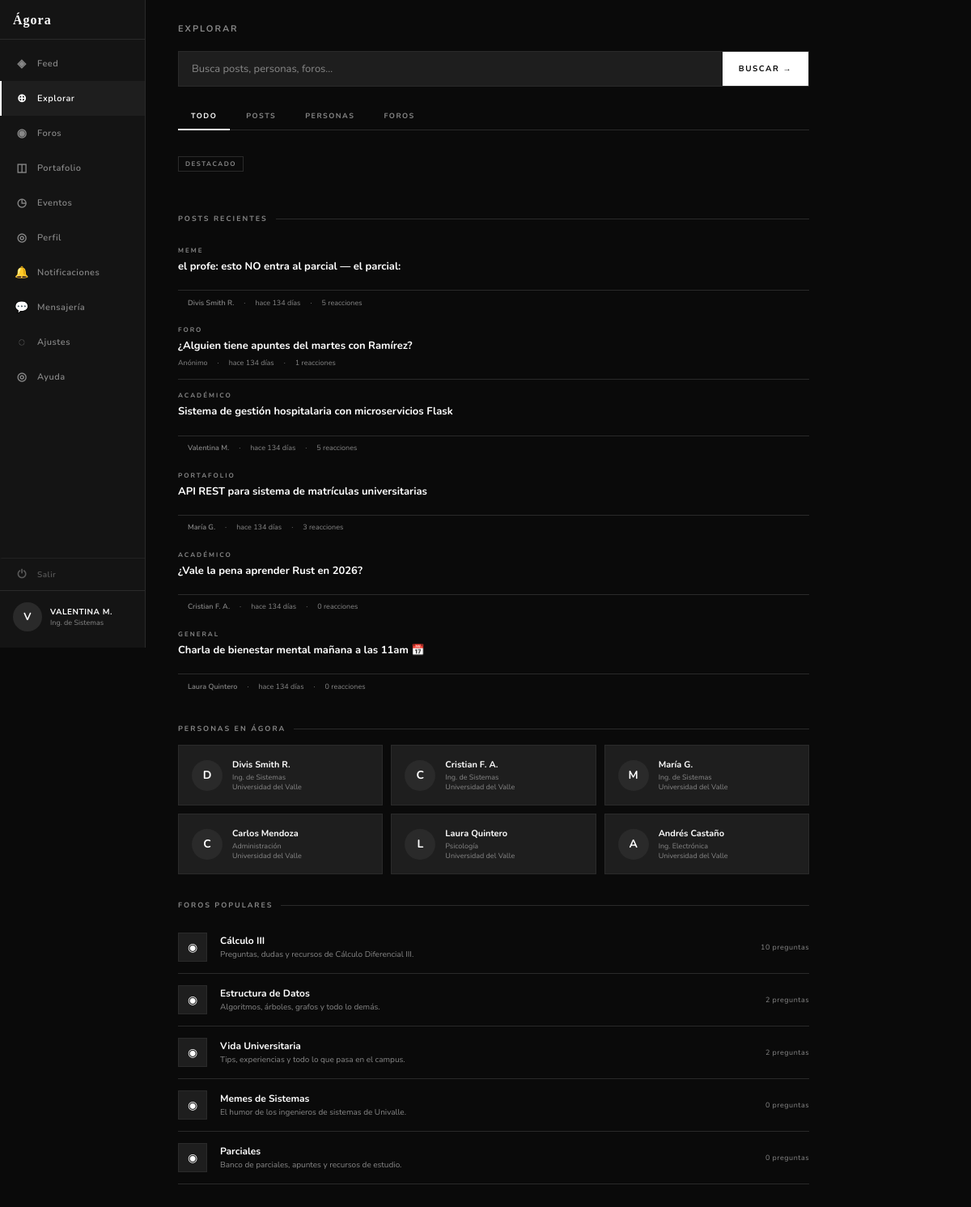
Screenshot of /explorar (signed in) with the database file from the repository.
### tables this page shows
CREATE TABLE usuarios (
    id           INTEGER PRIMARY KEY AUTOINCREMENT,
    nombre       TEXT    NOT NULL,
    correo       TEXT    NOT NULL UNIQUE,
    password     TEXT    NOT NULL,
    carrera      TEXT,
    universidad  TEXT,
    semestre     INTEGER,
    bio          TEXT,
    avatar_url   TEXT,
    rol          TEXT    NOT NULL DEFAULT 'estudiante',
                         -- 'estudiante' | 'moderador' | 'admin'
    verificado   INTEGER NOT NULL DEFAULT 0,   -- 1 = verificado
    activo       INTEGER NOT NULL DEFAULT 1,   -- 0 = suspendido/baneado
    creado_en    DATETIME DEFAULT CURRENT_TIMESTAMP
);

CREATE TABLE publicaciones (
    id           INTEGER PRIMARY KEY AUTOINCREMENT,
    autor_id     INTEGER NOT NULL REFERENCES usuarios(id) ON DELETE CASCADE,
    titulo       TEXT    NOT NULL,
    contenido    TEXT    NOT NULL,
    categoria    TEXT    NOT NULL DEFAULT 'general',
                         -- 'academico' | 'meme' | 'foro' | 'portafolio' | 'general'
    hashtags     TEXT,   -- guardados como JSON: ["#ia","#python"]
    imagen_url   TEXT,
    visibilidad  TEXT    NOT NULL DEFAULT 'todos',
                         -- 'todos' | 'seguidores' | 'carrera'
    estado       TEXT    NOT NULL DEFAULT 'publicado',
                         -- 'publicado' | 'borrador' | 'eliminado' | 'pendiente'
    es_anonimo   INTEGER NOT NULL DEFAULT 0,
    creado_en    DATETIME DEFAULT CURRENT_TIMESTAMP,
    editado_en   DATETIME
);

CREATE TABLE foros (
    id           INTEGER PRIMARY KEY AUTOINCREMENT,
    nombre       TEXT    NOT NULL UNIQUE,
    descripcion  TEXT,
    categoria    TEXT,   -- 'matematicas' | 'sistemas' | 'campus' | etc.
    creado_por   INTEGER REFERENCES usuarios(id),
    creado_en    DATETIME DEFAULT CURRENT_TIMESTAMP
);

### app.py (the view)
@app.route('/explorar')
@login_required
def explorar():
    q    = request.args.get('q', '').strip()
    tipo = request.args.get('tipo', 'todo')
    if tipo not in ('todo', 'posts', 'personas', 'foros'):
        tipo = 'todo'
    posts = []; personas = []; foros = []
    conn = get_db()
    cur  = conn.cursor()
    if q:
        termino = f'%{q}%'
        if tipo in ('todo', 'posts'):
            cur.execute("""
                SELECT p.id, p.titulo, p.contenido, p.categoria, p.es_anonimo, p.creado_en,
                       u.nombre AS autor_nombre,
                       (SELECT COUNT(*) FROM reacciones_publicacion r WHERE r.publicacion_id = p.id) AS total_reacciones,
                       (SELECT COUNT(*) FROM comentarios c WHERE c.publicacion_id = p.id) AS total_comentarios
                FROM publicaciones p JOIN usuarios u ON u.id = p.autor_id
                WHERE p.estado = 'publicado' AND (p.titulo LIKE ? OR p.contenido LIKE ?)
                ORDER BY p.creado_en DESC LIMIT 20
            """, (termino, termino))
            for f in cur.fetchall():
                d = dict(f); d['tiempo_relativo'] = tiempo_relativo(d['creado_en']); posts.append(d)
        if tipo in ('todo', 'personas'):
            cur.execute("""
                SELECT id, nombre, carrera, universidad FROM usuarios
                WHERE activo = 1 AND (nombre LIKE ? OR carrera LIKE ? OR universidad LIKE ?)
                ORDER BY nombre ASC LIMIT 20
            """, (termino, termino, termino))
            personas = [dict(r) for r in cur.fetchall()]
        if tipo in ('todo', 'foros'):
            cur.execute("""
                SELECT f.id, f.nombre, f.descripcion, f.categoria,
                       (SELECT COUNT(*) FROM preguntas_foro pf WHERE pf.foro_id = f.id) AS total_preguntas
                FROM foros f WHERE f.nombre LIKE ? OR f.descripcion LIKE ?
                ORDER BY total_preguntas DESC LIMIT 20
            """, (termino, termino))
            foros = [dict(r) for r in cur.fetchall()]
    else:
        cur.execute("""
            SELECT p.id, p.titulo, p.categoria, p.es_anonimo, p.creado_en,
                   u.nombre AS autor_nombre,
                   (SELECT COUNT(*) FROM reacciones_publicacion r WHERE r.publicacion_id = p.id) AS total_reacciones,
                   (SELECT COUNT(*) FROM comentarios c WHERE c.publicacion_id = p.id) AS total_comentarios
            FROM publicaciones p JOIN usuarios u ON u.id = p.autor_id
            WHERE p.estado = 'publicado' ORDER BY p.creado_en DESC LIMIT 6
        """)
        for f in cur.fetchall():
            d = dict(f); d['tiempo_relativo'] = tiempo_relativo(d['creado_en']); posts.append(d)
        cur.execute("""
            SELECT f.id, f.nombre, f.descripcion, f.categoria,
                   (SELECT COUNT(*) FROM preguntas_foro pf WHERE pf.foro_id = f.id) AS total_preguntas
            FROM foros f ORDER BY total_preguntas DESC LIMIT 5
        """)
        foros = [dict(r) for r in cur.fetchall()]
        cur.execute("""
            SELECT id, nombre, carrera, universidad FROM usuarios
            WHERE activo = 1 AND id != ? ORDER BY creado_en DESC LIMIT 6
        """, (session['user_id'],))
        personas = [dict(r) for r in cur.fetchall()]
    conn.close()
    return render_template('social/explorar.html', q=q, tipo=tipo, posts=posts, personas=personas, foros=foros)

### templates/social/explorar.html (shortened to what this page needs)
{% extends "compartidos/base.html" %}
{% block content %}
<div class="explorar-layout">
  {% set pagina_activa = 'explorar' %}
  {% include 'compartidos/sidebar.html' %}
  <main class="explorar-main">
    <div class="explorar-titulo">Explorar</div>
    <form method="GET" action="{{ url_for('explorar') }}">
      <div class="busqueda-wrap">
        <input
          class="busqueda-input"
          type="text"
          name="q"
          value="{{ q }}"
          placeholder="Busca posts, personas, foros…"
          autocomplete="off"
          autofocus
        />
        <button type="submit" class="busqueda-btn">Buscar →</button>
      </div>
      <div class="filtros-row">
        {% for tab_id, tab_label in [('todo','Todo'), ('posts','Posts'), ('personas','Personas'), ('foros','Foros')] %}
          <a class="filtro-tab {% if tipo == tab_id %}active{% endif %}"
             href="{{ url_for('explorar', q=q, tipo=tab_id) }}">
            {{ tab_label }}
          </a>
        {% endfor %}
      </div>
    </form>
    {% if q %}
      {% set total = posts|length + personas|length + foros|length %}
      {% if total == 0 %}
        <div class="vacio-wrap">
          <div class="vacio-icono">⊘</div>
          <div class="vacio-titulo">Sin resultados para "{{ q }}"</div>
          <div class="vacio-sub">
            Prueba con otras palabras clave<br/>
            o cambia el filtro de búsqueda.
          </div>
        </div>
      {% else %}
        {% if posts %}
          <div class="seccion-titulo">Posts ({{ posts|length }})</div>
          {% for p in posts %}
            <a class="post-card" href="{{ url_for('post_detalle', post_id=p.id) }}">
              <div class="post-cat-badge">
                {% if p.categoria == 'academico' %}ACADÉMICO
                {% elif p.categoria == 'meme' %}MEME
                {% elif p.categoria == 'foro' %}FORO
                {% elif p.categoria == 'portafolio' %}PORTAFOLIO
                {% else %}GENERAL{% endif %}
              </div>
              <div class="post-card-titulo">{{ p.titulo }}</div>
              <div class="post-card-snippet">{{ p.contenido }}</div>
              <div class="post-card-meta">
                <span>
                  {% if p.es_anonimo %}Anónimo
                  {% else %}<a href="{{ url_for('ver_perfil_usuario', usuario_id=p.autor_id) if p.autor_id else '#' }}" style="color:inherit;text-decoration:none;font-weight:600;">{{ p.autor_nombre }}</a>{% endif %}
                </span>
                <span>·</span>
                <span>{{ p.tiempo_relativo }}</span>
                <span>·</span>
                <span>{{ p.total_reacciones }} reacciones</span>
                <span>·</span>
                <span>{{ p.total_comentarios }} comentarios</span>
              </div>
            </a>
          {% endfor %}
        {% endif %}
        {% if personas %}
          <div class="seccion-titulo">Personas ({{ personas|length }})</div>
          <div class="personas-grid">
            {% for u in personas %}
              {# Por ahora el perfil solo es del usuario en sesión,
                 más adelante apuntará a /perfil/<id> ── Prioridad 2 #}
              <div class="persona-card">
                <a href="{{ url_for('ver_perfil_usuario', usuario_id=u.id) }}" style="text-decoration:none;">
                  <div class="persona-avatar" style="cursor:pointer;">{{ u.nombre[0].upper() }}</div>
                </a>
                <div class="persona-info">
                  <div class="persona-nombre">{{ u.nombre }}</div>
                  <div class="persona-carrera">{{ u.carrera }}</div>
                  <div class="persona-uni">{{ u.universidad }}</div>
                </div>
              </div>
            {% endfor %}
          </div>
        {% endif %}
        {% if foros %}
          <div class="seccion-titulo">Foros ({{ foros|length }})</div>
          {% for f in foros %}
            <div class="foro-card">
              <div class="foro-icono">◉</div>
              <div class="foro-info">
                <div class="foro-nombre">{{ f.nombre }}</div>
                {% if f.descripcion %}
                  <div class="foro-desc">{{ f.descripcion }}</div>
                {% endif %}
              </div>
              <div class="foro-stat">{{ f.total_preguntas }} preguntas</div>
            </div>
          {% endfor %}
        {% endif %}
      {% endif %}
    <!-- ════════════════════════════════════════
         ESTADO INICIAL (sin búsqueda activa)
         ════════════════════════════════════════ -->
    {% else %}
      <span class="label-destacado">Destacado</span>
      {% if posts %}
        <div class="seccion-titulo">Posts recientes</div>
        {% for p in posts %}
          <a class="post-card" href="{{ url_for('post_detalle', post_id=p.id) }}">
            <div class="post-cat-badge">
              {% if p.categoria == 'academico' %}ACADÉMICO
              {% elif p.categoria == 'meme' %}MEME
              {% elif p.categoria == 'foro' %}FORO
              {% elif p.categoria == 'portafolio' %}PORTAFOLIO
              {% else %}GENERAL{% endif %}
            </div>
            <div class="post-card-titulo">{{ p.titulo }}</div>
            <div class="post-card-meta">
              <span>
                {% if p.es_anonimo %}Anónimo
                {% else %}<a href="{{ url_for('ver_perfil_usuario', usuario_id=p.autor_id) if p.autor_id else '#' }}" style="color:inherit;text-decoration:none;font-weight:600;">{{ p.autor_nombre }}</a>{% endif %}
              </span>
              <span>·</span>
              <span>{{ p.tiempo_relativo }}</span>
              <span>·</span>
              <span>{{ p.total_reacciones }} reacciones</span>
            </div>
          </a>
        {% endfor %}
      {% endif %}
      {% if personas %}
        <div class="seccion-titulo">Personas en Ágora</div>
        <div class="personas-grid">
          {% for u in personas %}
            <div class="persona-card">
              <div class="persona-avatar">{{ u.nombre[0].upper() }}</div>
              <div class="persona-info">
                <div class="persona-nombre">{{ u.nombre }}</div>
                <div class="persona-carrera">{{ u.carrera }}</div>
                <div class="persona-uni">{{ u.universidad }}</div>
              </div>
            </div>
          {% endfor %}
        </div>
      {% endif %}
      {% if foros %}
        <div class="seccion-titulo">Foros populares</div>
        {% for f in foros %}
          <div class="foro-card">
            <div class="foro-icono">◉</div>
            <div class="foro-info">
              <div class="foro-nombre">{{ f.nombre }}</div>
              {% if f.descripcion %}
                <div class="foro-desc">{{ f.descripcion }}</div>
              {% endif %}
            </div>
            <div class="foro-stat">{{ f.total_preguntas }} preguntas</div>
          </div>
        {% endfor %}
      {% endif %}
    {% endif %}
  </main>
</div>
{% endblock %}

### templates/compartidos/sidebar.html (shortened to what this page needs)
<aside class="sidebar">
  <div class="sidebar-top">
    <div class="sidebar-logo">Ágora</div>
    <nav class="sidebar-nav">
      <a class="nav-item {% if pagina_activa == 'feed' %}active{% endif %}"
         href="{{ url_for('feed') }}">
        <span class="nav-icon">◈</span> Feed
      </a>
      <a class="nav-item {% if pagina_activa == 'explorar' %}active{% endif %}"
         href="{{ url_for('explorar') }}">
        <span class="nav-icon">⊕</span> Explorar
      </a>
      <a class="nav-item {% if pagina_activa == 'foros' %}active{% endif %}"
         href="{{ url_for('foros') }}">
        <span class="nav-icon">◉</span> Foros
      </a>
      <a class="nav-item {% if pagina_activa == 'portafolio' %}active{% endif %}"
         href="{{ url_for('portafolio') }}">
        <span class="nav-icon">◫</span> Portafolio
      </a>
      <a class="nav-item {% if pagina_activa == 'eventos' %}active{% endif %}"
         href="{{ url_for('eventos') }}">
        <span class="nav-icon">◷</span> Eventos
      </a>
      <a class="nav-item {% if pagina_activa == 'perfil' %}active{% endif %}"
         href="{{ url_for('perfil') }}">
        <span class="nav-icon">◎</span> Perfil
      </a>
      <a class="nav-item {% if pagina_activa == 'notificaciones' %}active{% endif %}"
         href="{{ url_for('notificaciones') }}"
         id="nav-notificaciones" style="position:relative;">
        <span class="nav-icon">🔔</span> Notificaciones
      </a>
      <a class="nav-item {% if pagina_activa == 'mensajes' %}active{% endif %}"
         href="{{ url_for('mensajes') }}"
         id="nav-mensajes" style="position:relative;">
        <span class="nav-icon">💬</span> Mensajería
      </a>
      <a class="nav-item {% if pagina_activa == 'ajustes' %}active{% endif %}"
         href="{{ url_for('ajustes') }}">
        <span class="nav-icon">◌</span> Ajustes
      </a>
      <a class="nav-item {% if pagina_activa == 'ayuda' %}active{% endif %}"
         href="{{ url_for('ayuda') }}">
        <span class="nav-icon">◎</span> Ayuda
      </a>
    </nav>
  </div>
  <div class="sidebar-bottom">
    <a class="sidebar-logout" href="{{ url_for('logout') }}"
       onclick="return confirm('¿Cerrar sesión?')">
      <span class="nav-icon">⏻</span> Salir
    </a>
      <div class="sidebar-user">
      <div class="user-avatar">{{ session.nombre[0].upper() }}</div>
      <div class="user-info">
        <div class="user-name">{{ session.nombre.upper() }}</div>
        <div class="user-carrera">{{ session.carrera }}</div>
      </div>
    </div>
  </div>
</aside>

### rows the page displays
usuarios: nombre "VALENTINA M."
publicaciones: categoria "MEME", titulo "el profe: esto NO entra al parcial — el parcial:", autor_nombre "Divis Smith R.", tiempo_relativo "hace 134 días", total_reacciones "5"
publicaciones: categoria "FORO", titulo "¿Alguien tiene apuntes del martes con Ramírez?", shows "Anónimo", tiempo_relativo "hace 134 días", total_reacciones "1"
publicaciones: categoria "ACADÉMICO", titulo "Sistema de gestión hospitalaria con microservicios Flask", autor_nombre "Valentina M.", tiempo_relativo "hace 134 días", total_reacciones "5"
publicaciones: categoria "PORTAFOLIO", titulo "API REST para sistema de matrículas universitarias", autor_nombre "María G.", tiempo_relativo "hace 134 días", total_reacciones "3"
publicaciones: categoria "ACADÉMICO", titulo "¿Vale la pena aprender Rust en 2026?", autor_nombre "Cristian F. A.", tiempo_relativo "hace 134 días", total_reacciones "0"
publicaciones: categoria "GENERAL", titulo "Charla de bienestar mental mañana a las 11am 📅", autor_nombre "Laura Quintero", tiempo_relativo "hace 134 días", total_reacciones "0"
usuarios: nombre "D", nombre "Divis Smith R.", carrera "Ing. de Sistemas", universidad "Universidad del Valle"
usuarios: nombre "C", nombre "Cristian F. A.", carrera "Ing. de Sistemas", universidad "Universidad del Valle"
usuarios: nombre "M", nombre "María G.", carrera "Ing. de Sistemas", universidad "Universidad del Valle"
usuarios: nombre "C", nombre "Carlos Mendoza", carrera "Administración", universidad "Universidad del Valle"
usuarios: nombre "L", nombre "Laura Quintero", carrera "Psicología", universidad "Universidad del Valle"
usuarios: nombre "A", nombre "Andrés Castaño", carrera "Ing. Electrónica", universidad "Universidad del Valle"
foros: nombre "Cálculo III", descripcion "Preguntas, dudas y recursos de Cálculo Diferencial III.", total_preguntas "10"
foros: nombre "Estructura de Datos", descripcion "Algoritmos, árboles, grafos y todo lo demás.", total_preguntas "2"
foros: nombre "Vida Universitaria", descripcion "Tips, experiencias y todo lo que pasa en el campus.", total_preguntas "2"
foros: nombre "Memes de Sistemas", descripcion "El humor de los ingenieros de sistemas de Univalle.", total_preguntas "0"
foros: nombre "Parciales", descripcion "Banco de parciales, apuntes y recursos de estudio.", total_preguntas "0"

### other values shown
{{ session.nombre[0].upper() }} "V"
{{ session.carrera }} "Ing. de Sistemas"
{{ tab_label }} "TODO" "POSTS" "PERSONAS" "FOROS"
